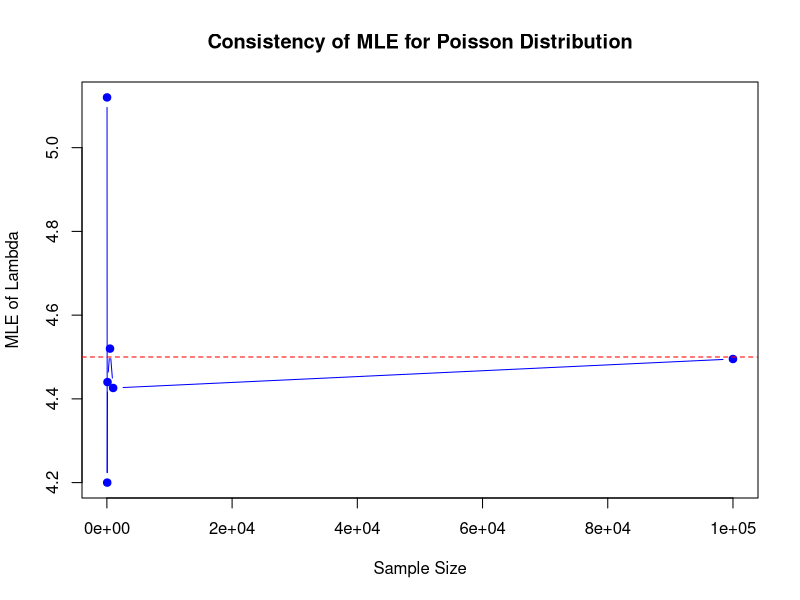

The R script that drew this image:
## ---- chunk 1
set.seed(123)
lambda_true = 4.5
sample_sizes = c(25, 50, 100, 500, 1000, 100000)
lambda_mle_values = numeric(length(sample_sizes))

for (i in seq_along(sample_sizes)) {
  x <- rpois(sample_sizes[i], lambda_true)
  lambda_mle_values[i] = mean(x)
}

result = data.frame(Sample_Size = sample_sizes, MLE_Lambda = lambda_mle_values)
print(result)

plot(sample_sizes, lambda_mle_values, type = "b", col = "blue", pch = 19,
     xlab = "Sample Size", ylab = "MLE of Lambda",
     main = "Consistency of MLE for Poisson Distribution")
abline(h = lambda_true, col = "red", lty = 2)

